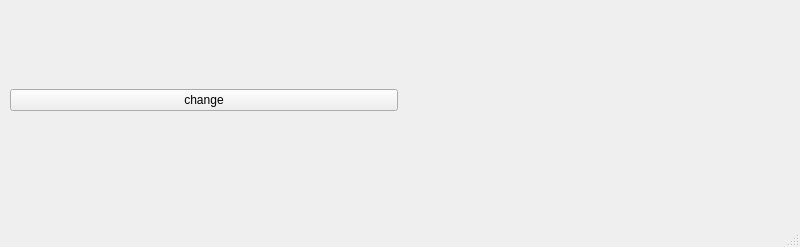
<?xml version="1.0" encoding="UTF-8"?>
<ui version="4.0">
 <class>MainWindow</class>
 <widget class="QMainWindow" name="MainWindow">
  <property name="geometry">
   <rect>
    <x>0</x>
    <y>0</y>
    <width>800</width>
    <height>247</height>
   </rect>
  </property>
  <property name="sizePolicy">
   <sizepolicy hsizetype="Expanding" vsizetype="Expanding">
    <horstretch>0</horstretch>
    <verstretch>0</verstretch>
   </sizepolicy>
  </property>
  <property name="windowTitle">
   <string>MainWindow</string>
  </property>
  <widget class="QWidget" name="centralwidget">
   <widget class="QWidget" name="horizontalLayoutWidget">
    <property name="geometry">
     <rect>
      <x>10</x>
      <y>10</y>
      <width>781</width>
      <height>181</height>
     </rect>
    </property>
    <layout class="QHBoxLayout" name="horizontalLayout">
     <property name="sizeConstraint">
      <enum>QLayout::SetMaximumSize</enum>
     </property>
     <item>
      <layout class="QVBoxLayout" name="verticalLayout">
       <item>
        <widget class="QPushButton" name="pushButton">
         <property name="text">
          <string>change</string>
         </property>
        </widget>
       </item>
      </layout>
     </item>
     <item>
      <widget class="QWidget" name="widget" native="true"/>
     </item>
    </layout>
   </widget>
  </widget>
  <widget class="QMenuBar" name="menubar">
   <property name="geometry">
    <rect>
     <x>0</x>
     <y>0</y>
     <width>800</width>
     <height>21</height>
    </rect>
   </property>
  </widget>
  <widget class="QStatusBar" name="statusbar"/>
 </widget>
 <resources/>
 <connections/>
</ui>
